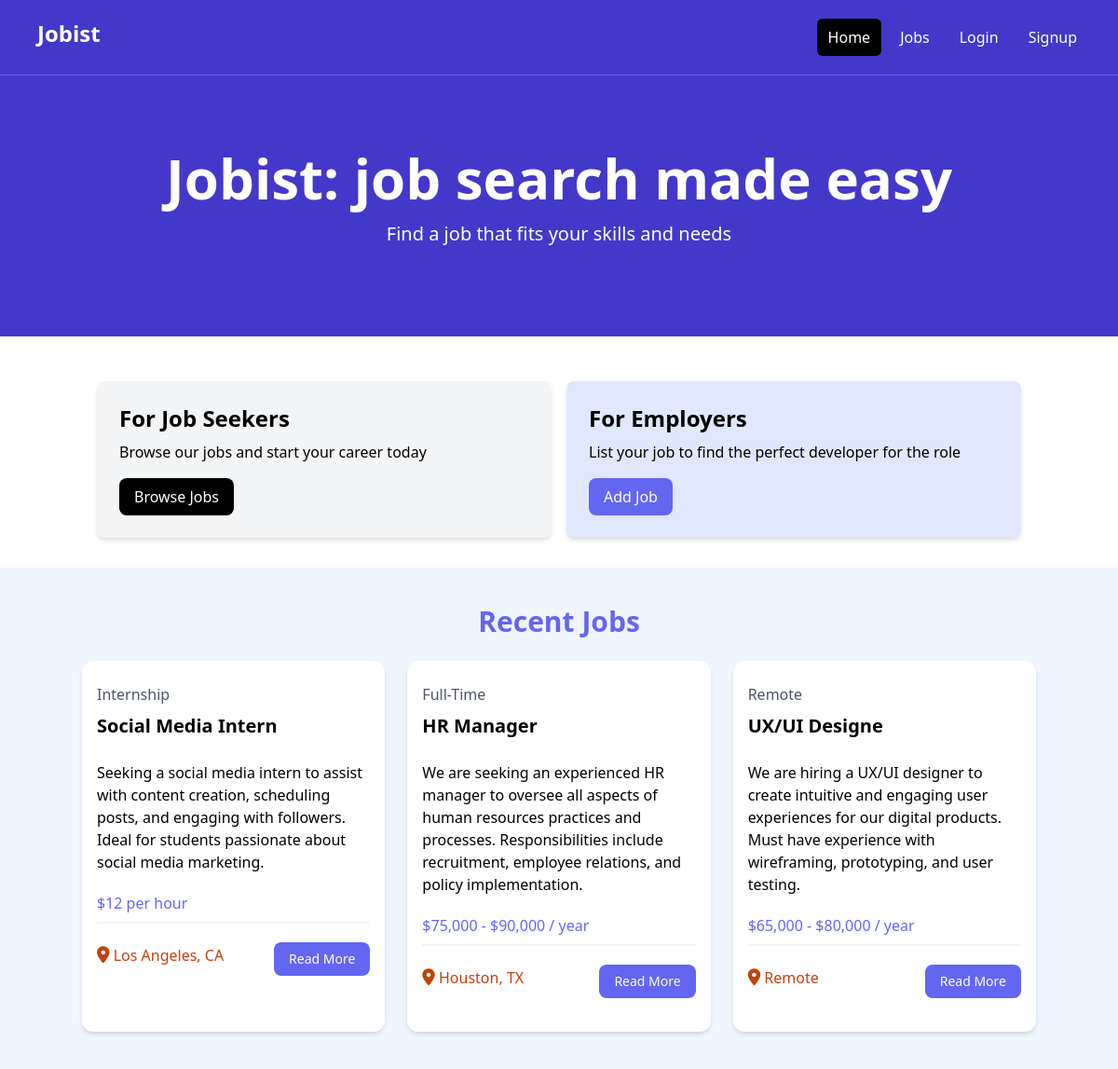
The page / on the database its author committed.
### tables this page shows
CREATE TABLE IF NOT EXISTS `jobs` (
  `id` int NOT NULL AUTO_INCREMENT,
  `type` varchar(255) NOT NULL,
  `title` varchar(255) NOT NULL,
  `description` text NOT NULL,
  `salary` varchar(255) NOT NULL,
  `location` varchar(255) NOT NULL,
  `company_name` varchar(255) NOT NULL,
  `company_description` text NOT NULL,
  `contact_email` varchar(255) NOT NULL,
  `apply_link` varchar(255) NOT NULL,
  `contact_phone` varchar(255) NOT NULL,
  `user_id` int NOT NULL,
  PRIMARY KEY (`id`),
  KEY `FK_jobs_empoyer` (`user_id`) USING BTREE,
  CONSTRAINT `FK_jobs_users` FOREIGN KEY (`user_id`) REFERENCES `users` (`id`) ON DELETE CASCADE ON UPDATE CASCADE
);

### controllers/index.php (called while the page is built, shortened)
<?php
$config = require base_path("config.php");
$db = new Database($config["database"]);
$jobs = $db->query("SELECT * FROM jobs ORDER BY id DESC LIMIT 3")->getall();
require base_path("/views/index.view.php");

### public/index.php (called while the page is built, shortened)
<?php
require BASE_PATH . 'functions.php';
spl_autoload_register(function ($class) {
    $class = str_replace('\\', DIRECTORY_SEPARATOR, $class);
});
require base_path('router.php');

### functions.php (called while the page is built, shortened)
<?php
function base_path($path)
{
    return BASE_PATH . $path;
}
function urlIs($value)
{
    return $_SERVER['REQUEST_URI'] === $value;
}

### config.php (called while the page is built)
<?php
return [
    'database' => [
        'host' => 'localhost',
        'user' => 'root',
        'password' => '',
        'port' => 3306,
        'dbname' => 'jobist',
        'charset' => 'utf8mb4'
    ]
];

### Core/Database.php (called while the page is built, shortened)
<?php
class Database
{
    public $connection;
    public $statement;
    public function __construct($config, $username = 'root', $password = '')
    {
        $dsn = 'mysql:' . http_build_query($config, '', ';');
        $this->connection = new PDO($dsn, $username, $password, [
            PDO::ATTR_DEFAULT_FETCH_MODE => PDO::FETCH_ASSOC
        ]);
    }
    public function query($query, $params = [])
    {
        $this->statement = $this->connection->prepare($query);
        $this->statement->execute($params);
        return $this;
    }
    public function getall()
    {
        return $this->statement->fetchAll();
    }
}

### views/index.view.php (the view)
<?php require ('partials/head.php'); ?>
<?php require ('partials/nav.php') ?>
<section class="bg-indigo-700 py-20 mb-4">
      <div
        class="max-w-7xl mx-auto px-4 sm:px-6 lg:px-8 flex flex-col items-center"
      >
        <div class="text-center">
          <h1
            class="text-4xl font-extrabold text-white sm:text-5xl md:text-6xl"
          >
            Jobist: job search made easy
          </h1>
          <p class="my-4 text-xl text-white">
            Find a job that fits your skills and needs
          </p>
        </div>
      </div>
</section>
<section class="py-4">
      <div class="container-xl lg:container m-auto">
        <div class="grid grid-cols-1 md:grid-cols-2 gap-4 p-4 rounded-lg">
          <div class="bg-gray-100 p-6 rounded-lg shadow-md">
            <h2 class="text-2xl font-bold">For Job Seekers</h2>
            <p class="mt-2 mb-4">
              Browse our jobs and start your career today
            </p>
            <a
              href="/jobs"
              class="inline-block bg-black text-white rounded-lg px-4 py-2 hover:bg-gray-700"
            >
              Browse Jobs
            </a>
          </div>
          <div class="bg-indigo-100 p-6 rounded-lg shadow-md">
            <h2 class="text-2xl font-bold">For Employers</h2>
            <p class="mt-2 mb-4">
              List your job to find the perfect developer for the role
            </p>
            <a
              href="/add-job"
              class="inline-block bg-indigo-500 text-white rounded-lg px-4 py-2 hover:bg-indigo-600"
            >
              Add Job
            </a>
          </div>
        </div>
      </div>
    </section>
    <section class="bg-blue-50 px-4 py-10">
    <div class="container-xl lg:container m-auto">
        <h2 class="text-3xl font-bold text-indigo-500 mb-6 text-center">
          Recent Jobs
        </h2>
        <div class="grid grid-cols-1 md:grid-cols-3 gap-6">
          <?php foreach ($jobs as $job): ?>
                <div class="bg-white rounded-xl shadow-md relative">
                      <div class="p-4">
                        <div class="mb-6">
                          <div class="text-gray-600 my-2"><?= $job['type'] ?></div>
                           <h3 class="text-xl font-bold"><?= $job['title'] ?></h3>
                        </div>
                        <div class="mb-5">
                          <?= $job['description'] ?>
                        </div>
                        <h3 class="text-indigo-500 mb-2"><?= $job['salary'] ?></h3>
                        <div class="border border-gray-100 mb-5"></div>
                        <div class="flex flex-col lg:flex-row justify-between mb-4">
                          <div class="text-orange-700 mb-3">
                            <i class="fa-solid fa-location-dot text-lg"></i>
                            <?= $job['location'] ?>
                          </div>
                          <a
                            href="/job?id=<?= $job['id'] ?>"
                            class="h-[36px] bg-indigo-500 hover:bg-indigo-600 text-white px-4 py-2 rounded-lg text-center text-sm"
                          >
                            Read More
                          </a>
                        </div>
                      </div>
                  </div>
        <?php endforeach; ?>
    </div>
</section>
<?php require 'partials/footer.php' ?>

### router.php (shortened to what this page needs)
<?php
$uri = parse_url($_SERVER['REQUEST_URI'])['path'];
$routes = require ('routes.php');
function routeToController($uri, $routes)
{
    if (array_key_exists($uri, $routes)) {
        require $routes[$uri];
    } else {
        abort();
    }
}
routeToController($uri, $routes);

### views/partials/head.php (shortened to what this page needs)
<!DOCTYPE html>
<html lang="en">
  <head>
    <link
      rel="stylesheet"
      href="https://cdnjs.cloudflare.com/ajax/libs/font-awesome/6.5.1/css/all.min.css"
    />
    <script src="https://cdn.tailwindcss.com"></script>
  </head>
  <body>

### views/partials/nav.php
<nav class="bg-indigo-700 border-b border-indigo-500">
      <div class="mx-auto max-w-7xl px-2 sm:px-6 lg:px-8">
        <div class="flex h-20 items-center justify-evenly">
          <div class="flex flex-1 items-center justify-between md:items-stretch md:justify-start">
            <div>
              <a class="flex flex-shrink-0 items-center mr-4" href="/">
                <span class="hidden md:block text-white text-2xl font-bold ml-2">Jobist</span>
              </a>
            </div>
            <div class="md:ml-auto">
              <div class="flex space-x-2">
                <a
                  href="/"
                  class="text-white <?= urlIs('/') ? 'bg-black' : '' ?>  hover:bg-gray-900 hover:text-white rounded-md px-3 py-2"
                  >Home</a
                >
                <a
                  href="/jobs"
                  class="text-white <?= urlIs('/jobs') ? 'bg-black' : '' ?> hover:bg-gray-900 hover:text-white rounded-md px-3 py-2"
                  >Jobs</a
                >
                <?php if($_SESSION['user'] ?? false) : ?>
                <a
                  href="/add-job"
                  class="text-white <?= urlIs('/add-job') ? 'bg-black' : '' ?> hover:bg-gray-900 hover:text-white rounded-md px-3 py-2"
                  >Add Job</a
                >
                <a
                  href="/listings"
                  class="text-white <?= urlIs('/listings') ? 'bg-black' : '' ?> hover:bg-gray-900 hover:text-white rounded-md px-3 py-2"
                  >Your listings</a
                >
                <a
                  href="/logout"
                  class="text-white <?= urlIs('/logout') ? 'bg-black' : '' ?> hover:bg-gray-900 hover:text-white rounded-md px-3 py-2"
                  >Logout</a
                >
                <?php else: ?>
                <a
                  href="/login"
                  class="text-white <?= urlIs('/login') ? 'bg-black' : '' ?> hover:bg-gray-900 hover:text-white rounded-md px-3 py-2"
                  >Login</a
                >
                <a
                  href="/signup"
                  class="text-white <?= urlIs('/signup') ? 'bg-black' : '' ?> hover:bg-gray-900 hover:text-white rounded-md px-3 py-2"
                  >Signup</a
                >
                <?php endif; ?>
              </div>
            </div>
          </div>
        </div>
      </div>
</nav>

### rows shown on the page
jobs: type "Internship", title "Social Media Intern", description "Seeking a social media intern to assist with content creation, scheduling posts, and engaging with followers. Ideal for students passionate about social media marketing.", salary "$12 per hour", location "Los Angeles, CA"
jobs: type "Full-Time", title "HR Manager", description "We are seeking an experienced HR manager to oversee all aspects of human resources practices and processes. Responsibilities include recruitment, employee relations, and policy implementation.", salary "$75,000 - $90,000 / year", location "Houston, TX"
jobs: type "Remote", title "UX/UI Designe", description "We are hiring a UX/UI designer to create intuitive and engaging user experiences for our digital products. Must have experience with wireframing, prototyping, and user testing.", salary "$65,000 - $80,000 / year", location "Remote"
